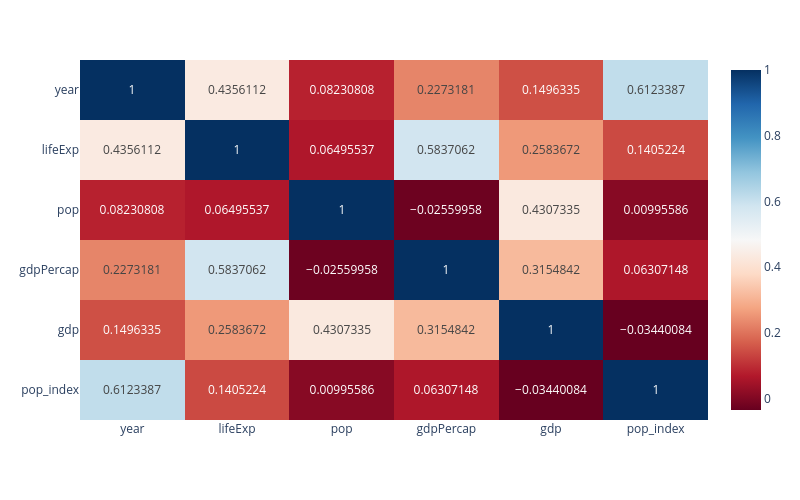

The notebook cell saved with this chart:
### Markdown cell above
### Correlation of numeric variables

### Code cell
import plotly.express as px

fig = px.imshow(
    df.select_dtypes(include=['float64', 'int64']).drop(columns=['iso_num']).corr(),
    text_auto=True,
    color_continuous_scale='RdBu',
    aspect="auto"
)
fig.update_layout(autosize=False, width=800, height=500)
fig.show()

### Figure 1 — Plotly figure (JSON) as saved in the notebook; plotly's stock layout.template omitted (floating-point values rounded to 4 significant figures)
{"data": [{"coloraxis": "coloraxis", "hovertemplate": "x: %{x}<br>y: %{y}<br>color: %{z}<extra></extra>", "name": "0", "texttemplate": "%{z}", "type": "heatmap", "x": ["year", "lifeExp", "pop", "gdpPercap", "gdp", "pop_index"], "xaxis": "x", "y": ["year", "lifeExp", "pop", "gdpPercap", "gdp", "pop_index"], "yaxis": "y", "z": [[1.0, 0.4356, 0.08231, 0.2273, 0.1496, 0.6123], [0.4356, 1.0, 0.06496, 0.5837, 0.2584, 0.1405], [0.08231, 0.06496, 1.0, -0.0256, 0.4307, 0.009956], [0.2273, 0.5837, -0.0256, 1.0, 0.3155, 0.06307], [0.1496, 0.2584, 0.4307, 0.3155, 1.0, -0.0344], [0.6123, 0.1405, 0.009956, 0.06307, -0.0344, 1.0]]}], "layout": {"autosize": false, "coloraxis": {"autocolorscale": false, "colorscale": [[0, "rgb(103,0,31)"], [0.1, "rgb(178,24,43)"], [0.2, "rgb(214,96,77)"], [0.3, "rgb(244,165,130)"], [0.4, "rgb(253,219,199)"], [0.5, "rgb(247,247,247)"], [0.6, "rgb(209,229,240)"], [0.7, "rgb(146,197,222)"], [0.8, "rgb(67,147,195)"], [0.9, "rgb(33,102,172)"], [1, "rgb(5,48,97)"]]}, "height": 500, "margin": {"t": 60}, "width": 800, "xaxis": {"anchor": "y", "domain": [0, 1]}, "yaxis": {"anchor": "x", "autorange": "reversed", "domain": [0, 1]}}}
